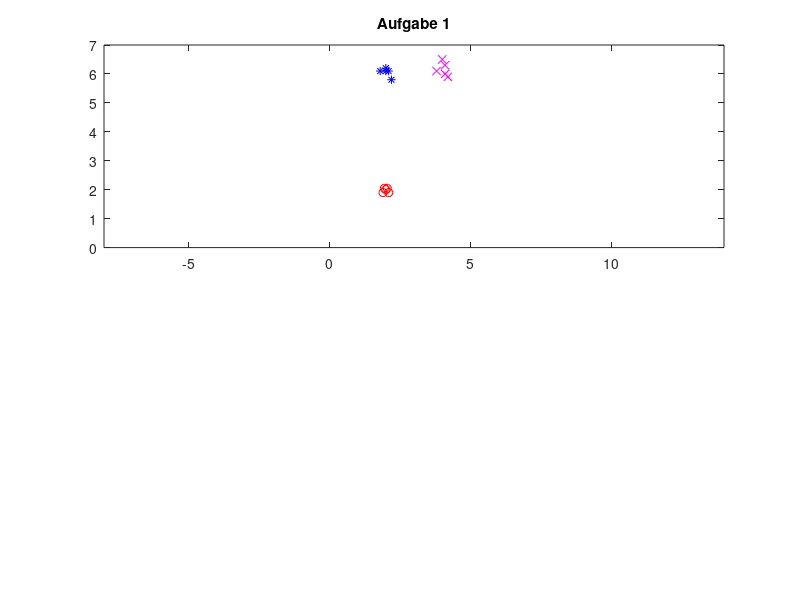

Source code (MATLAB): (Note: this script raises an error after producing the figure.)
% Klasse 1
f1 = [2,2;2.1,1.9;2.05,2.05;1.95,2.05;1.9,1.9]';
% Klasse 2
f2 = [4,6.5;3.8,6.1;4.2,5.9;4.1,6.3;4.1,6.0]';
% Klasse 3
f3 = [2,6.2;1.8,6.1;2.2,5.8;2.1,6.1;2.0,6.1]';

f = [];
f(:,:,1) = f1;
f(:,:,2) = f2;
f(:,:,3) = f3;

markers = ['o' 'x' '*'];
colors = ['r' 'm' 'b'];
A = [];
%% Plot A1
subplot(2,1,1);
plot(f1(1,:),f1(2,:),markers(1), 'Color',colors(1));
hold on;
plot(f2(1,:),f2(2,:),markers(2), 'Color',colors(2));
hold on;
plot(f3(1,:),f3(2,:),markers(3), 'Color',colors(3));
title('Aufgabe 1');
x = linspace(-8, 14);
xlim([-8,14]);
ylim([0,7]);
%axis equal;
%% ---Aufgabe 2---%
[c, A(:,1)] = findeMerkmale(f,1);
subplot(2,1,2);
for i = 1:size(f,3)
    plot(c(:,:,i), ones(1,length(c))*2,markers(i),'Color',colors(i));
    hold on;
 end
 %hold off;
 title('be 2');
 
 subplot(2,1,1);

 plot(x+3, (A(2,1)/A(1,1))*x + 4);
 %% ---Aufgabe 3---%
 [c, A(:,2)] = findeMerkmale(f,2);
subplot(2,1,2);
for i = 1:size(f,3)
    plot(c(:,:,i), ones(1,length(c))*3,markers(i),'Color',colors(i));
    hold on;
 end
 %hold off;
 title('Aufgabe 3');
 
 subplot(2,1,1);
 plot(x + 3, (A(2,2)/A(1,2))*x + 4);
 %% ---Aufgabe 4---%
 [c, A(:,3)] = findeMerkmale(f,3);
subplot(2,1,2);
for i = 1:size(f,3)
    plot(c(:,:,i), ones(1,length(c))*4,markers(i),'Color',colors(i));
    hold on;
 end
 %hold off;
 title('Merkmale');
 ylim([1.5, 4.5]);
 legend('c_1','c_2','c_3','Location','Southeast');
 
 subplot(2,1,1);
 plot(x + 3, (A(2,3)/A(1,3))*x + 4);
 legend('f_1','f_2','f_3','A1','A2','A3','Location','Southeast');

 hold off;
 
 